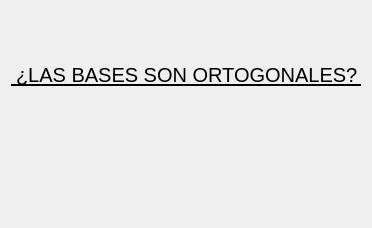
                <widget class="QWidget" name="tab_4">
                 <attribute name="title">
                  <string>O. Bases</string>
                 </attribute>
                 <layout class="QGridLayout" name="gridLayout_118">
                  <item row="0" column="0">
                   <widget class="QFrame" name="frame_101">
                    <property name="minimumSize">
                     <size>
                      <width>350</width>
                      <height>0</height>
                     </size>
                    </property>
                    <property name="styleSheet">
                     <string notr="true">QFrame{
border: none
}</string>
                    </property>
                    <property name="frameShape">
                     <enum>QFrame::StyledPanel</enum>
                    </property>
                    <property name="frameShadow">
                     <enum>QFrame::Raised</enum>
                    </property>
                    <layout class="QGridLayout" name="gridLayout_116">
                     <property name="leftMargin">
                      <number>0</number>
                     </property>
                     <property name="topMargin">
                      <number>0</number>
                     </property>
                     <property name="rightMargin">
                      <number>0</number>
                     </property>
                     <property name="bottomMargin">
                      <number>0</number>
                     </property>
                     <item row="2" column="0">
                      <widget class="QFrame" name="frame_103">
                       <property name="minimumSize">
                        <size>
                         <width>350</width>
                         <height>70</height>
                        </size>
                       </property>
                       <property name="maximumSize">
                        <size>
                         <width>350</width>
                         <height>70</height>
                        </size>
                       </property>
                       <property name="frameShape">
                        <enum>QFrame::StyledPanel</enum>
                       </property>
                       <property name="frameShadow">
                        <enum>QFrame::Raised</enum>
                       </property>
                       <layout class="QGridLayout" name="gridLayout_117">
                        <item row="0" column="1">
                         <widget class="QFrame" name="frame_104">
                          <property name="minimumSize">
                           <size>
                            <width>50</width>
                            <height>50</height>
                           </size>
                          </property>
                          <property name="maximumSize">
                           <size>
                            <width>50</width>
                            <height>50</height>
                           </size>
                          </property>
                          <property name="frameShape">
                           <enum>QFrame::StyledPanel</enum>
                          </property>
                          <property name="frameShadow">
                           <enum>QFrame::Raised</enum>
                          </property>
                          <layout class="QHBoxLayout" name="horizontalLayout_7">
                           <property name="spacing">
                            <number>0</number>
                           </property>
                           <property name="leftMargin">
                            <number>0</number>
                           </property>
                           <property name="topMargin">
                            <number>0</number>
                           </property>
                           <property name="rightMargin">
                            <number>0</number>
                           </property>
                           <property name="bottomMargin">
                            <number>0</number>
                           </property>
                           <item>
                            <widget class="QLabel" name="O12_4">
                             <property name="minimumSize">
                              <size>
                               <width>40</width>
                               <height>40</height>
                              </size>
                             </property>
                             <property name="maximumSize">
                              <size>
                               <width>40</width>
                               <height>40</height>
                              </size>
                             </property>
                             <property name="styleSheet">
                              <string notr="true">QLabel{
border: none;
}</string>
                             </property>
                             <property name="text">
                              <string/>
                             </property>
                             <property name="pixmap">
                              <pixmap>../GUI Tesis/Empty.png</pixmap>
                             </property>
                             <property name="scaledContents">
                              <bool>true</bool>
                             </property>
                            </widget>
                           </item>
                          </layout>
                         </widget>
                        </item>
                        <item row="0" column="2">
                         <spacer name="horizontalSpacer_31">
                          <property name="orientation">
                           <enum>Qt::Horizontal</enum>
                          </property>
                          <property name="sizeHint" stdset="0">
                           <size>
                            <width>40</width>
                            <height>20</height>
                           </size>
                          </property>
                         </spacer>
                        </item>
                        <item row="0" column="0">
                         <spacer name="horizontalSpacer_30">
                          <property name="orientation">
                           <enum>Qt::Horizontal</enum>
                          </property>
                          <property name="sizeHint" stdset="0">
                           <size>
                            <width>40</width>
                            <height>20</height>
                           </size>
                          </property>
                         </spacer>
                        </item>
                       </layout>
                      </widget>
                     </item>
                     <item row="1" column="0">
                      <widget class="QFrame" name="frame_102">
                       <property name="minimumSize">
                        <size>
                         <width>350</width>
                         <height>50</height>
                        </size>
                       </property>
                       <property name="maximumSize">
                        <size>
                         <width>350</width>
                         <height>50</height>
                        </size>
                       </property>
                       <property name="frameShape">
                        <enum>QFrame::StyledPanel</enum>
                       </property>
                       <property name="frameShadow">
                        <enum>QFrame::Raised</enum>
                       </property>
                       <layout class="QGridLayout" name="gridLayout_115">
                        <property name="leftMargin">
                         <number>0</number>
                        </property>
                        <property name="topMargin">
                         <number>0</number>
                        </property>
                        <property name="rightMargin">
                         <number>0</number>
                        </property>
                        <property name="bottomMargin">
                         <number>0</number>
                        </property>
                        <item row="0" column="0">
                         <widget class="QLabel" name="label_48">
                          <property name="minimumSize">
                           <size>
                            <width>350</width>
                            <height>20</height>
                           </size>
                          </property>
                          <property name="maximumSize">
                           <size>
                            <width>200</width>
                            <height>20</height>
                           </size>
                          </property>
                          <property name="styleSheet">
                           <string notr="true">QLabel{
qproperty-alignment: AlignCenter;
font-size: 20px;
border: none;
border-bottom: 2px solid black;
}</string>
                          </property>
                          <property name="text">
                           <string>¿LAS BASES SON ORTOGONALES?</string>
                          </property>
                         </widget>
                        </item>
                       </layout>
                      </widget>
                     </item>
                     <item row="0" column="0">
                      <spacer name="verticalSpacer">
                       <property name="orientation">
                        <enum>Qt::Vertical</enum>
                       </property>
                       <property name="sizeHint" stdset="0">
                        <size>
                         <width>20</width>
                         <height>40</height>
                        </size>
                       </property>
                      </spacer>
                     </item>
                    </layout>
                   </widget>
                  </item>
                  <item row="1" column="0">
                   <spacer name="verticalSpacer_26">
                    <property name="orientation">
                     <enum>Qt::Vertical</enum>
                    </property>
                    <property name="sizeHint" stdset="0">
                     <size>
                      <width>20</width>
                      <height>40</height>
                     </size>
                    </property>
                   </spacer>
                  </item>
                 </layout>
                </widget>
